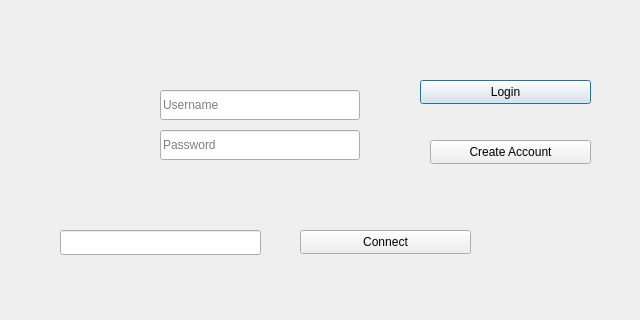
<?xml version="1.0" encoding="UTF-8"?>
<ui version="4.0">
 <class>LoginWindow</class>
 <widget class="QDialog" name="LoginWindow">
  <property name="geometry">
   <rect>
    <x>0</x>
    <y>0</y>
    <width>640</width>
    <height>320</height>
   </rect>
  </property>
  <property name="windowTitle">
   <string>Login</string>
  </property>
  <property name="toolTipDuration">
   <number>1</number>
  </property>
  <property name="autoFillBackground">
   <bool>false</bool>
  </property>
  <property name="styleSheet">
   <string notr="true">background-image:url(\&quot;loginwallpaper.jpg\&quot;); background-position: center; </string>
  </property>
  <widget class="QPushButton" name="button_login">
   <property name="geometry">
    <rect>
     <x>420</x>
     <y>80</y>
     <width>171</width>
     <height>24</height>
    </rect>
   </property>
   <property name="text">
    <string>Login</string>
   </property>
  </widget>
  <widget class="QLineEdit" name="line_username">
   <property name="geometry">
    <rect>
     <x>160</x>
     <y>90</y>
     <width>200</width>
     <height>30</height>
    </rect>
   </property>
   <property name="text">
    <string/>
   </property>
   <property name="placeholderText">
    <string>Username</string>
   </property>
  </widget>
  <widget class="QLineEdit" name="line_password">
   <property name="geometry">
    <rect>
     <x>160</x>
     <y>130</y>
     <width>200</width>
     <height>30</height>
    </rect>
   </property>
   <property name="layoutDirection">
    <enum>Qt::LeftToRight</enum>
   </property>
   <property name="text">
    <string/>
   </property>
   <property name="echoMode">
    <enum>QLineEdit::Password</enum>
   </property>
   <property name="placeholderText">
    <string>Password</string>
   </property>
  </widget>
  <widget class="QPushButton" name="button_create_account">
   <property name="geometry">
    <rect>
     <x>430</x>
     <y>140</y>
     <width>161</width>
     <height>24</height>
    </rect>
   </property>
   <property name="text">
    <string>Create Account</string>
   </property>
  </widget>
  <widget class="QLabel" name="label_status">
   <property name="geometry">
    <rect>
     <x>170</x>
     <y>180</y>
     <width>181</width>
     <height>17</height>
    </rect>
   </property>
   <property name="text">
    <string/>
   </property>
  </widget>
  <widget class="QLineEdit" name="line_hostname">
   <property name="geometry">
    <rect>
     <x>60</x>
     <y>230</y>
     <width>201</width>
     <height>25</height>
    </rect>
   </property>
  </widget>
  <widget class="QPushButton" name="button_connect_direct">
   <property name="geometry">
    <rect>
     <x>300</x>
     <y>230</y>
     <width>171</width>
     <height>24</height>
    </rect>
   </property>
   <property name="text">
    <string>Connect</string>
   </property>
  </widget>
  <zorder>line_username</zorder>
  <zorder>line_password</zorder>
  <zorder>button_login</zorder>
  <zorder>button_create_account</zorder>
  <zorder>label_status</zorder>
  <zorder>line_hostname</zorder>
  <zorder>button_connect_direct</zorder>
 </widget>
 <resources/>
 <connections/>
</ui>
